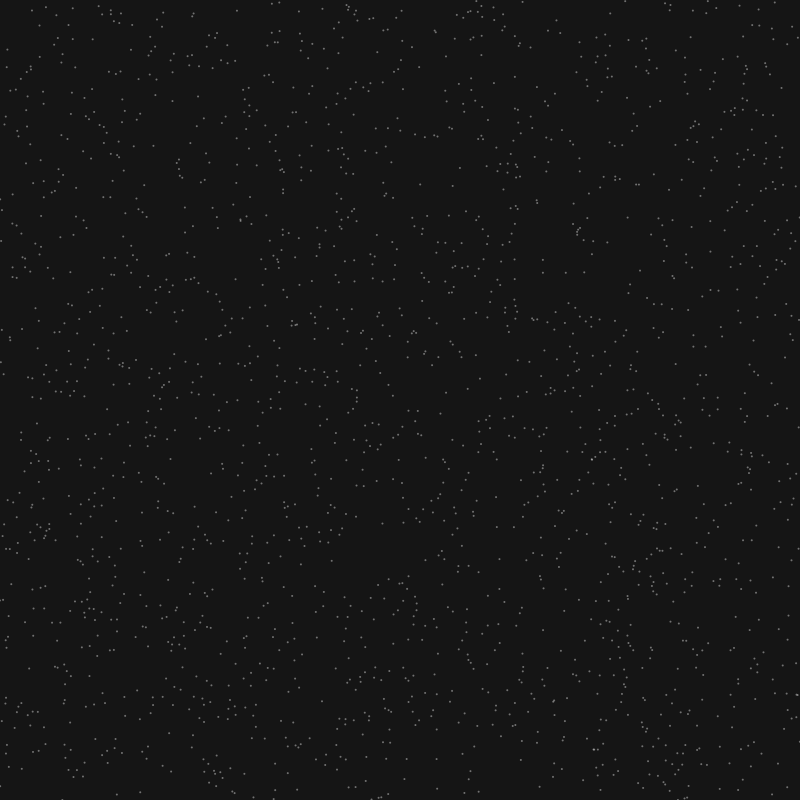
Frame 1 (no input)
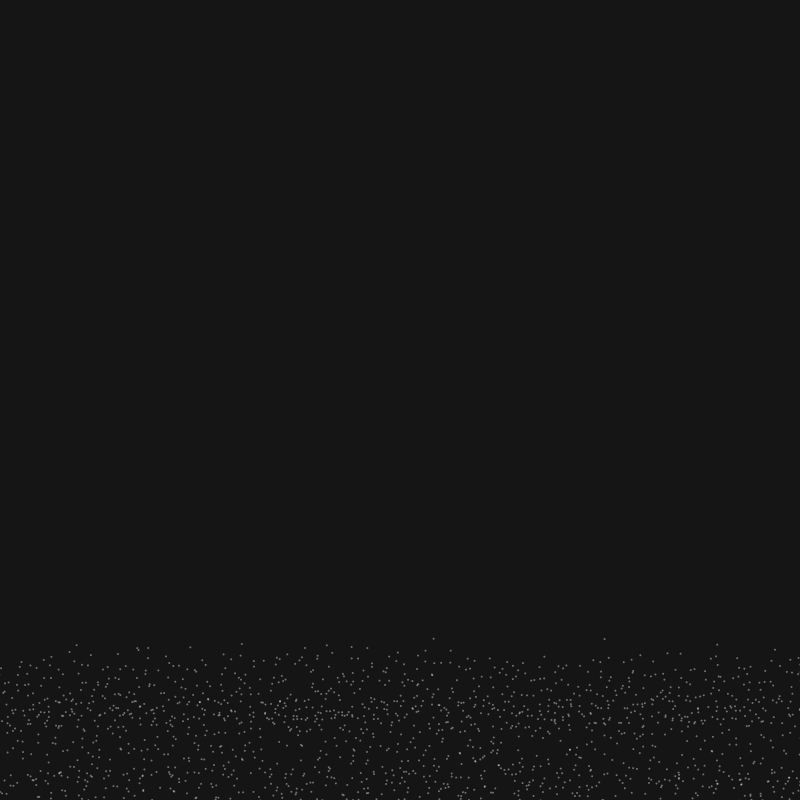
Frame 60 (the mouse pressed at the canvas centre just before this capture)
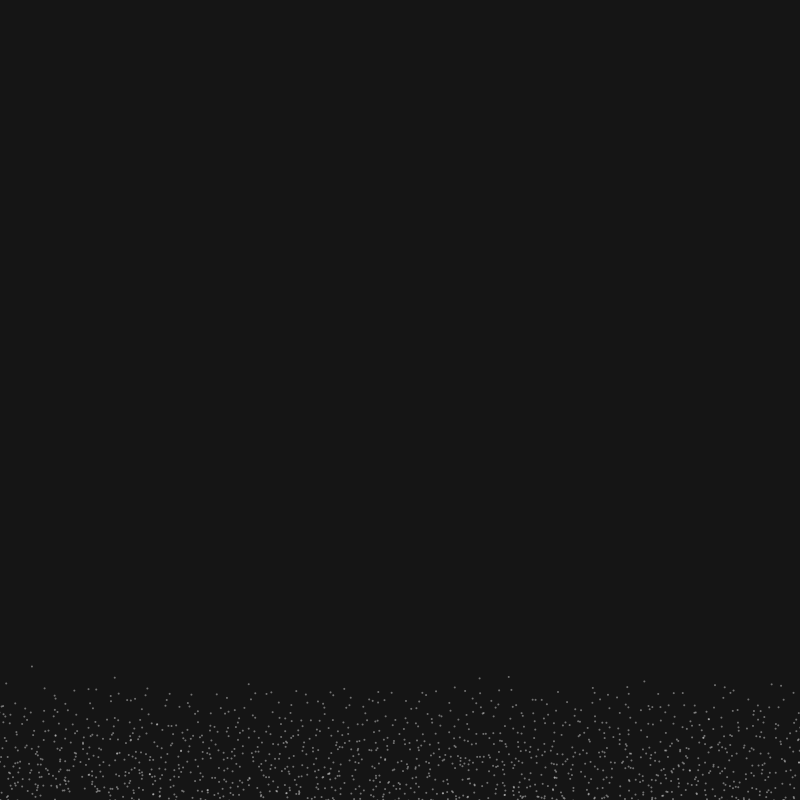
Frame 120 (the mouse held since frame 60 and released just before this capture)

The Processing sketch that drew these frames (run headless with seeded random() and noise(); from frame 60 on, the mouse is pressed at the canvas centre):

// Processing sketch: Water_Particle_Sim
// ── Water_Particle_Sim.pde
final float r = 1;
final float i = 0.006;
final float m = 1000;
final int range = 50;
final int mouseRange = 50;
final float maxForce = 1;
final float friction = 0.97;
final float gravity = 0.8;

Particle[] particles;
ArrayList<Particle> lockedParticles = new ArrayList();

void setup() {
    size(800, 800);
    background(21);
    
    int particle_count = 2000;
    particles = new Particle[particle_count];

    for(int i = 0; i < particle_count; i ++) {
        
        Particle p = new Particle(random(width), random(height));
        particles[i] = p;

    }

}
  
void draw() {
    background(21);
    
    for(int i = 0; i < particles.length; i ++) {

        for(int j = 0; j < particles.length; j ++) {

            if (j > i) {

                particles[i].interact(particles[j]);

            }

        }

    }

    for(int i = 0; i < particles.length; i ++) {
        particles[i].update();
        particles[i].show();
    }
}

void mousePressed() {

    PVector mousePos = new PVector(mouseX, mouseY);
    lockedParticles = new ArrayList();

    // get all particles within a distance from the mouse & lock them
    for(int i = 0; i < particles.length; i ++) {

        float d = PVector.dist(particles[i].pos, mousePos);

        if (d < mouseRange) {

            particles[i].locked = true;
            particles[i].offset = PVector.sub(particles[i].pos, mousePos);

            lockedParticles.add(particles[i]);

        }

    }

}

void mouseReleased() {
    for(int i = 0; i < lockedParticles.size(); i ++) {

        lockedParticles.get(i).locked = false;

    }
}

// ── Particle.pde
class Particle {
  
  PVector pos;
  PVector vel;
  PVector acc;
  boolean locked;
  PVector offset;

    Particle(float x, float y) {
        this.pos = new PVector(x, y);
        this.vel = new PVector(0, 0);
        this.acc = new PVector(0, 0);

        this.locked = false;
        this.offset = new PVector(0, 0);
    }

    void interact(Particle other) {

        // calculate distance
        float d = PVector.dist(this.pos, other.pos);

        if (d > range) {
           return;
        }
        
        // calculate the repulsive force
          float Fr = pow(r / d, 2);
          Fr = min(Fr, maxForce);
  
          PVector dir_Fr = PVector.sub(this.pos, other.pos);
 
         // apply the repulsive force

        dir_Fr = dir_Fr.mult(Fr);
 
         this.acc.add(dir_Fr);
          other.acc.sub(dir_Fr);
        
// calculate the interactive force
        float Fi = (i / d);
        Fi = min(Fi, maxForce);

        PVector dir_Fi = PVector.sub(other.pos, this.pos);

        // apply the repulsive force
        dir_Fi = dir_Fi.mult(Fi);

        this.acc.add(dir_Fi);
        other.acc.sub(dir_Fi);
        
    }

    void update() { 

        PVector mousePos = new PVector(mouseX, mouseY);

        if (this.locked) {

            // calculate the force towards the mouse
            float d = PVector.dist(this.pos, mousePos);

            float Fm = pow(d / m, 2);
            Fm = min(Fm, maxForce);

            PVector dir_Fm = PVector.sub(mousePos, this.pos);

            // apply the repulsive force
            dir_Fm = dir_Fm.mult(Fm);

            this.acc.add(dir_Fm);
        }

        this.vel.add(this.acc);
        this.vel.add(new PVector(0, gravity));

        this.pos.add(this.vel);
        
        this.acc.mult(0);
        this.vel.mult(friction);

        if (this.pos.x > width)  { this.acc.x = (width - this.pos.x) / 5; }
        if (this.pos.x < 0)      { this.acc.x = -this.pos.x / 5; }
        if (this.pos.y > height) { this.acc.y = (height - this.pos.y) / 5; }
        if (this.pos.y < 0)      { this.acc.y = -this.pos.y / 5; }

    }

    void show() {

        fill(255, 100);
        noStroke();

        ellipse(this.pos.x, this.pos.y, r * 2, r * 2);
    }

}
